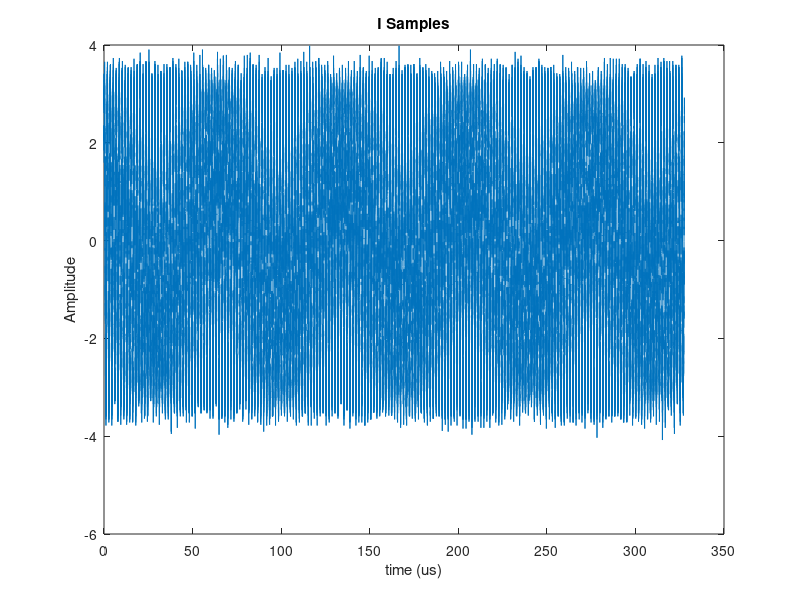
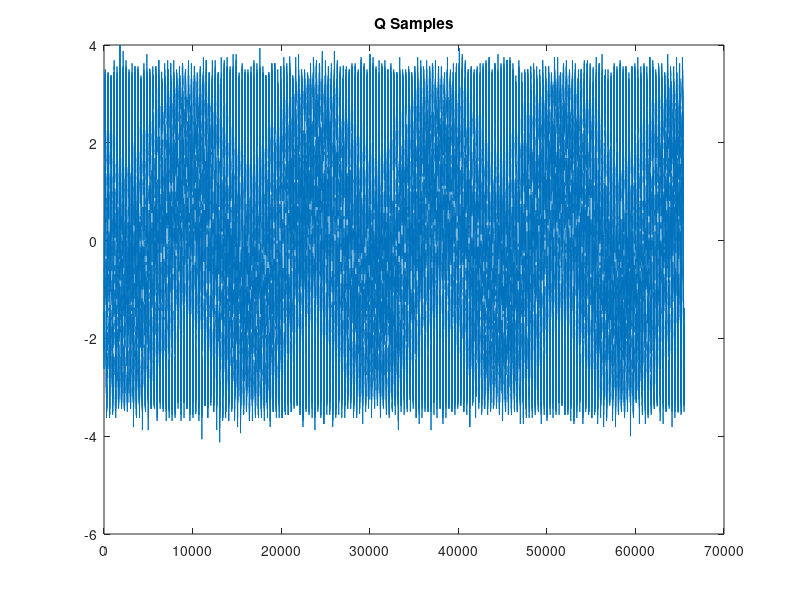
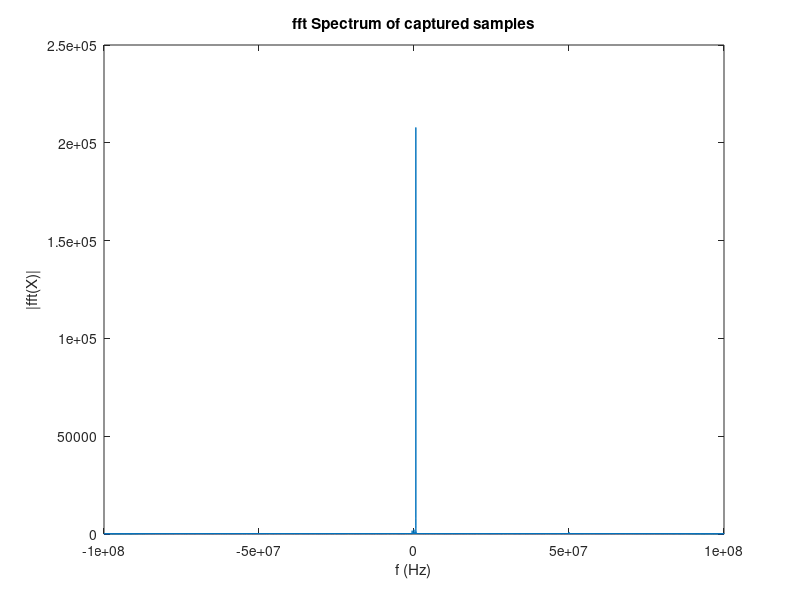

MATLAB code for these plots, in order: (Note: this script raises an error after producing the figures.)
%% Interference Sample acquisition visualization
% Author: Samuel Nolan
% email: samnolan@umich.edu
% 1/11/25

clearvars; close all; clc; fclose('all');
%%
% Read data
% format depends on CPU Data Format Specification
% https://files.ettus.com/manual/page_configuration.html 
fid = fopen("dest_interf_samps.dat");
data = fread(fid, [2, inf], 'int16');
fclose(fid);
%data is 2x#samples captured. I corresponds to the first row, Q second
%The binary file format is simply a single line with I and Q alternating
%e.g I1 Q1 I2 Q2 I3 Q3...
AdcFrac = 6;
d_raw = (data(1,:)+j*data(2,:));
d = (data(1,:)+j*data(2,:))*2^-AdcFrac; %dest fixed point is 16,8
N_w = length(d); %length of window
fs = 200e6;
t1 = (0:length(d)-1)*1/200;

figure(); grid on;
plot(t1,real(d));
title("I Samples");
xlabel("time (us)");
ylabel("Amplitude");

figure(); grid on;
plot(imag(d));
title("Q Samples");

figure();
Fs = 200e6;
L = length(d);
plot(Fs/L*(-L/2:L/2-1),abs(fftshift(fft(d))))
title("fft Spectrum of captured samples")
xlabel("f (Hz)")
ylabel("|fft(X)|")

%I don't think I need to worry about amp here
%prmbl_amp = 1-2^-15;

%We're sending signal with max amplitude
%B = 2^15 - 1;

t = 0:N_w-1;

%downconvert
x_t = exp(-1j*2*pi/336*t);

downcon = (d_raw.*x_t);
%estim_amp = abs(sum((downcon))/(N_w));

A = sum(abs(d_raw))/(N_w);
P_r = 20*log10(estim_amp)-137;

%P_r = 20*log10(estim_amp)-137;

%compare to half power (should be 3 db less)
fidh = fopen("dest_interf_samps_half.dat");
datah = fread(fidh, [2, inf], 'int16');
fclose(fidh);
%data is 2x#samples captured. I corresponds to the first row, Q second
%The binary file format is simply a single line with I and Q alternating
%e.g I1 Q1 I2 Q2 I3 Q3...
dhalf_raw = (datah(1,:)+j*datah(2,:));



A_h = sum((dhalf_raw))/(N_w);

P_r_half = 20*log10(A_h)-137;

figure(); grid on;
plot(t1,real(dhalf_raw*2^-AdcFrac));
title("I Samples (half power)");
xlabel("time (us)");
ylabel("Amplitude");

figure(); grid on;
plot(real(downcon));





